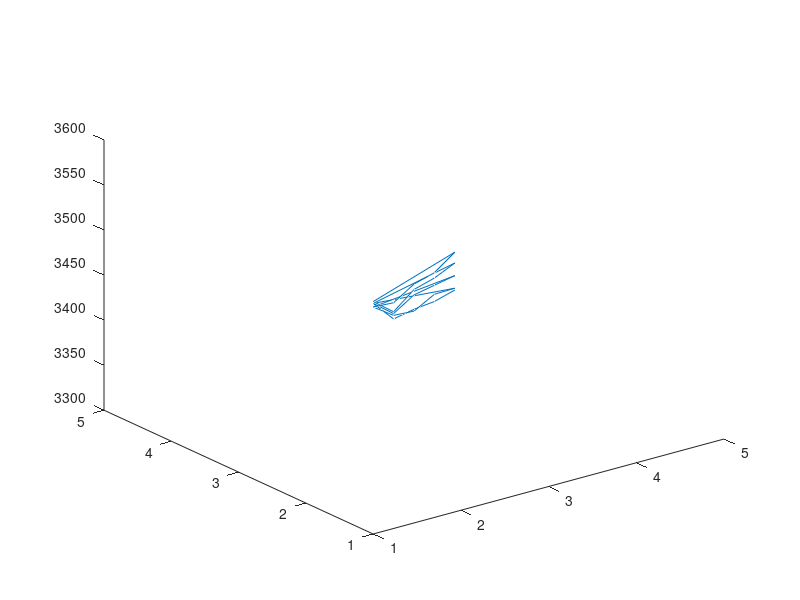
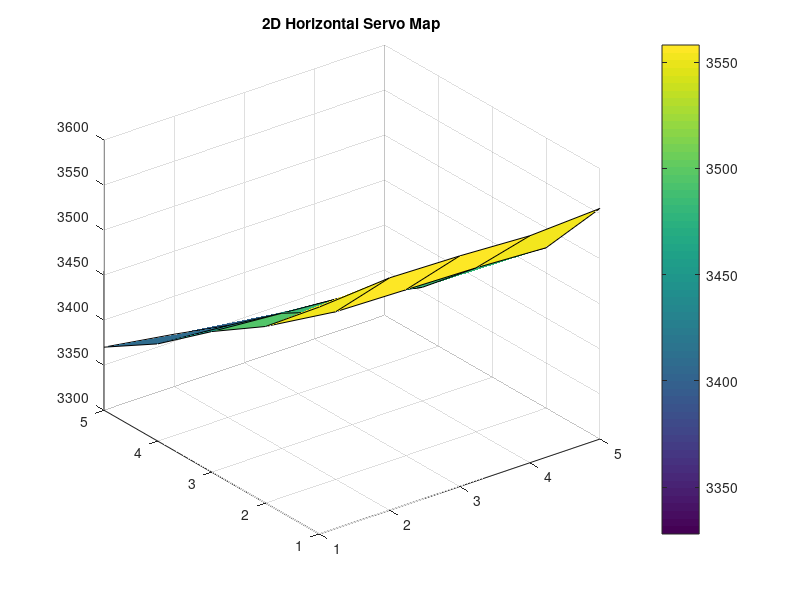

Here is the MATLAB script that generated these plots, in order: (Note: this script raises an error after producing the figures.)
% Plotting the Calibration Map
% input: csv file, containing the calibration map

clear all; close all; clc;

screen_coordinate = zeros(5, 16, 2);

%%
close all; clc;
X_map = csvread('testx.csv');
Y_map = csvread('testy.csv');

[row column] = size(X_map);
screen_coordinate = zeros(row, column, 2);

screen_coordinate(:,:,1) = X_map;
screen_coordinate(:,:,2) = Y_map;



%%

X = [];
for i = 1:column
    X = [X linspace(1,row,row)];
end

Y = [];
for i = 1:row
    Y = [Y linspace(1,column,column)];
end

[x, y] = meshgrid(1:column, 1:row);

figure(1)
plot3(X, Y, reshape(screen_coordinate(:,:,1),row*column, 1))
figure(2)
surf(x, y, screen_coordinate(:,:,1))
title('2D Horizontal Servo Map')
c = colorbar;
c.Label.String = 'horizontal servo coordinate';
xlabel('X coordinate of the screen')
ylabel('Y coordinate of the screen')
figure(3)
pcolor(x, y, screen_coordinate(:,:,1)); shading interp;
c = colorbar;
c.Label.String = 'horizontal servo coordinate';
title('2D Horizontal Servo Spectrogram')
xlabel('X coordinate of the screen')
ylabel('Y coordinate of the screen')

figure(4)
plot3(X, Y, reshape(screen_coordinate(:,:,2),row*column, 1))
figure(5)
surf(x, y, screen_coordinate(:,:,2))
c = colorbar;
title('2D Vertical Servo Map')
c.Label.String = 'vertical servo coordinate';
xlabel('X coordinate of the screen')
ylabel('Y coordinate of the screen')
figure(6)
pcolor(x, y, screen_coordinate(:,:,2)); shading interp;
c = colorbar;
c.Label.String = 'vertical servo coordinate';
title('2D Vertical Servo Spectrogram')
xlabel('X coordinate of the screen')
ylabel('Y coordinate of the screen')

